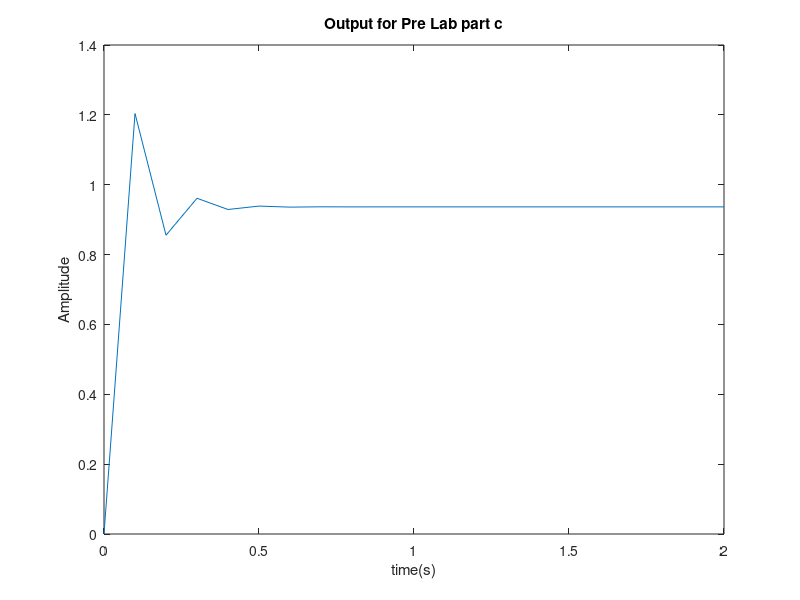

Write MATLAB code to recreate this figure.
clc
close all
clear all
k=0.01;
T=[0 0 0 154980];
B=[1 170 4625 165480];
G=tf(T,B)
t=0:0.1:2;
x=ones(1,length(t));
O=lsim(G,x,t);
plot(t,O);
title('Output for Pre Lab part c')
xlabel('time(s)')
ylabel('Amplitude')
